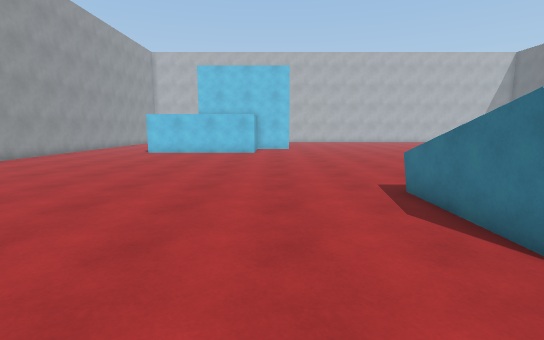
View 1 (above)

17 first-person views from a walk through a Unity game level. The camera is 1.5 m above the floor, tilts 8° down and sees 85° across. The floor is counted in squares, 1 m on a side. Each view is taken from the middle of a square. On the plan, view 1 faces up. The plan holds only what a view shows up to about 15 squares ahead; the rest is blank. The player is left out.

View 2
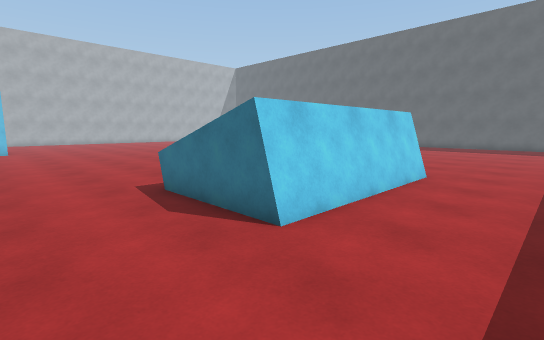

View 3
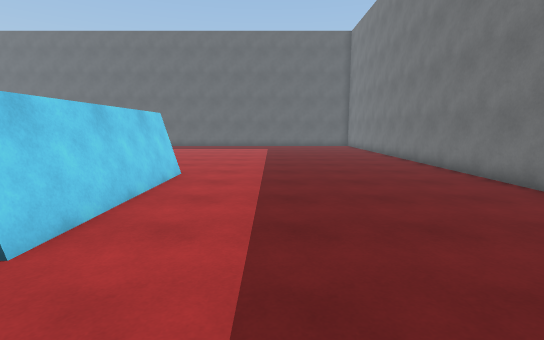

View 4
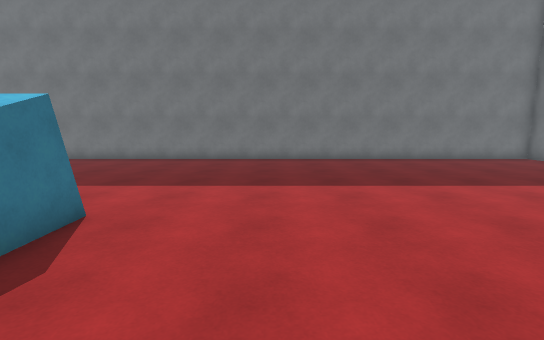

View 5
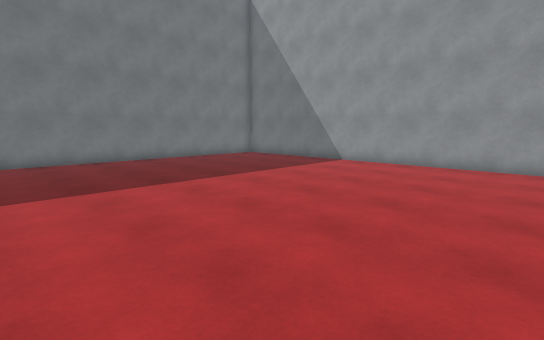

View 6
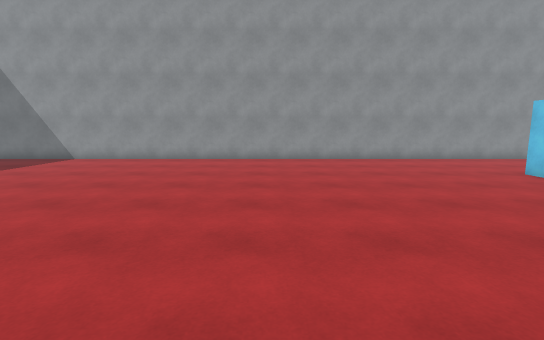

View 7
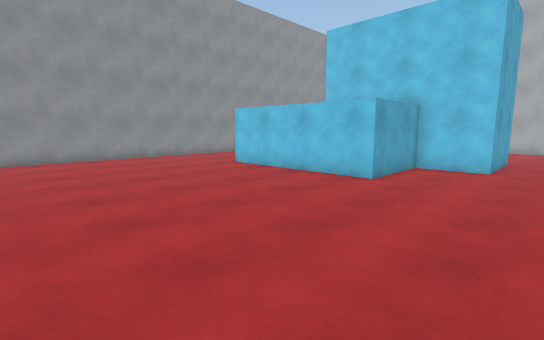

View 8
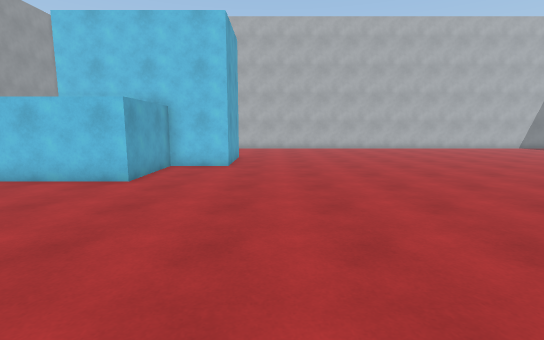

View 9
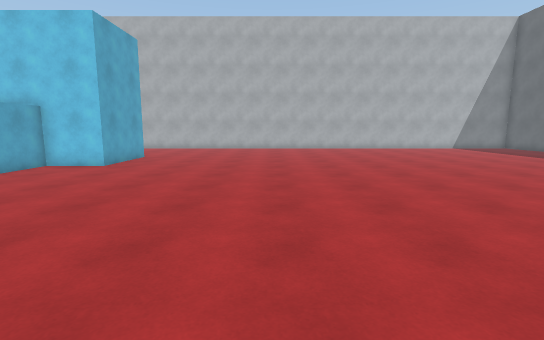

View 10
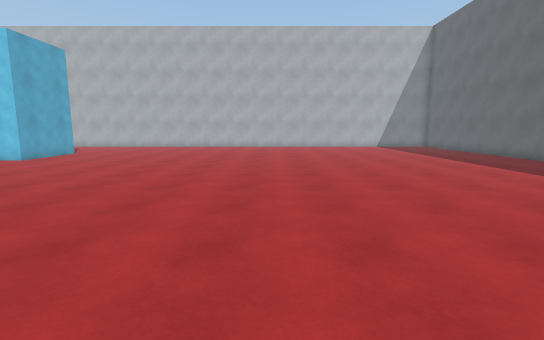

View 11
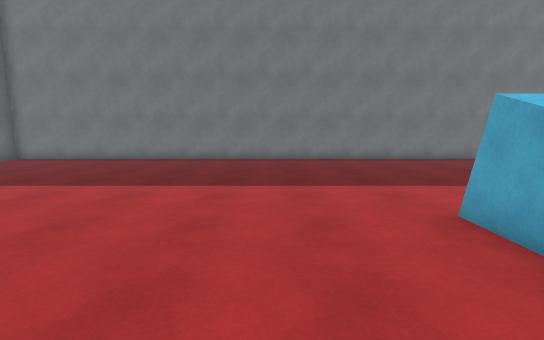

View 12
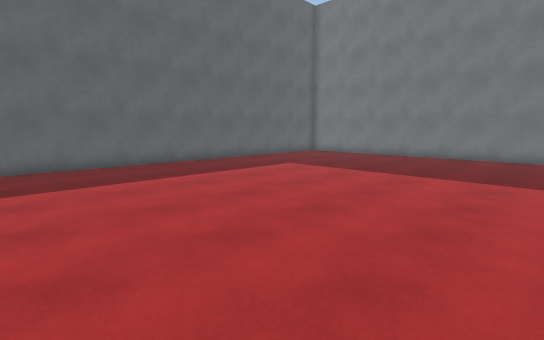

View 13
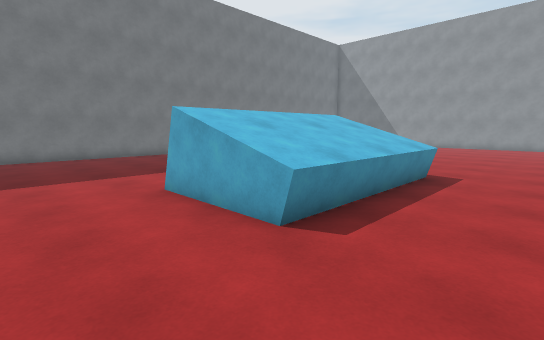

View 14
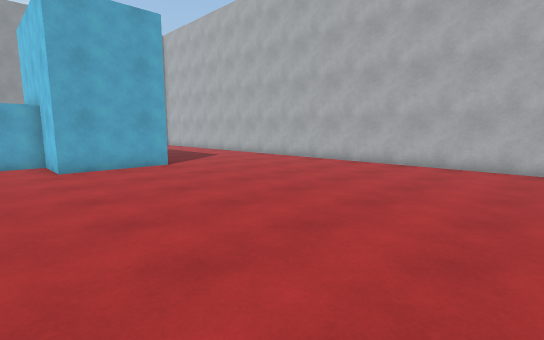

View 15
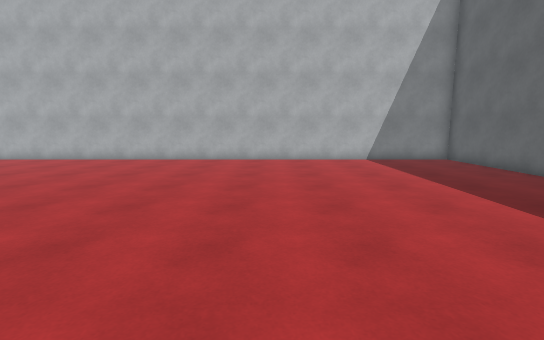

View 16
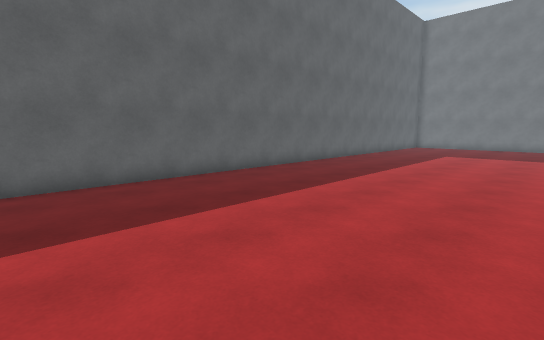

View 17
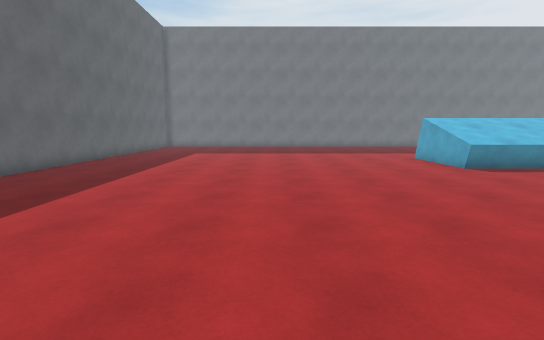

### Floor plan
Points are (right, up) in squares from view 1. A wall is a line through its corners. A room is listed if a view was taken in it or the views show most of it. See-through windows are left out.
Room 1 (views 1, 2, 3, 4, 5, 6, 7, 8, 9, 10, 11, 12, 13, 14, 15, 16, 17)
walls: (9.8, 7.1) (9.8, 3.5) (3.2, 3.5) (3.2, 7.1); (9.5, 3.2) (3.5, 3.2); (1.3, 25.8) (1.3, 21.9) (-1.1, 21.9) (-1.1, 18.3) (-7.8, 18.3); (25.5, 21.6) (25.5, 23.1); (25.5, 1) (25.5, 17.8); (-12.5, 22.6) (-12.5, -3.4); (25.5, 27.1) (25.5, 32.4) (3.8, 32.4); (-12.5, -5.6) (-12.5, -6.5) (25.5, -6.5) (25.5, -5.6)
low walls: (3.2, 7.1) (9.8, 7.1)

Positions as (right, up) in squares from view 1, and headings:
1: (0, 0), facing up
2: (0, 0), facing up-right
3: (0, 0), facing right
4: (0, 8), facing down
5: (0, 8), facing down-left
6: (2, 10), facing left
7: (3, 10), facing up-left
8: (3, 10), facing up
9: (8, 10), facing up
10: (13, 8), facing up
11: (13, 8), facing down
12: (13, 10), facing down-right
13: (13, 10), facing down-left
14: (13, 20), facing up-left
15: (17, 18), facing up
16: (17, 18), facing down-right
17: (17, 18), facing down
